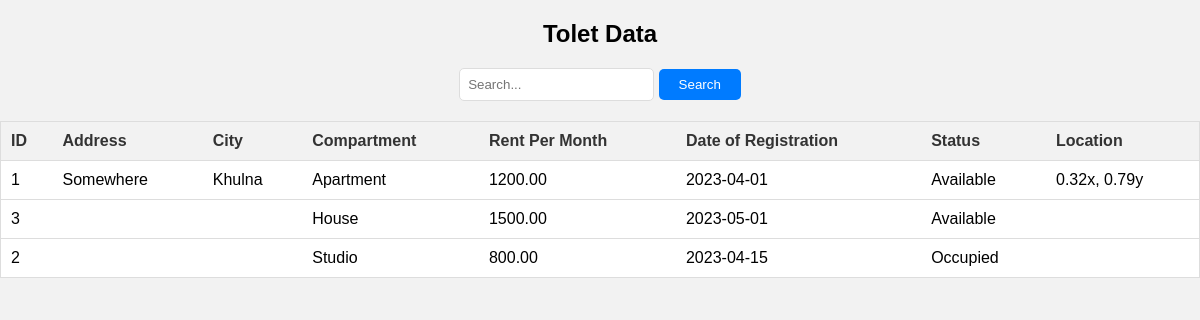
Page /views/tolet_list.php?sort=compartment&order=ASC on the committed database.
### tables this page shows
CREATE TABLE `tolet` (
  `tolet_id` int(11) NOT NULL,
  `location` varchar(255) NOT NULL,
  `address` varchar(255) NOT NULL,
  `city` varchar(255) NOT NULL,
  `compartment` varchar(255) DEFAULT NULL,
  `rent_per_month` decimal(10,2) DEFAULT NULL,
  `status` varchar(50) DEFAULT NULL,
  `date_of_registration` date DEFAULT NULL,
  `water_units` int(11) DEFAULT NULL,
  `status_toiletDoorLock` varchar(50) DEFAULT NULL,
  `status_DoorLock` varchar(50) DEFAULT NULL,
  `status_washinkSink` varchar(50) DEFAULT NULL,
  `status_toiletSink` varchar(50) DEFAULT NULL,
  `status_windows` varchar(50) DEFAULT NULL,
  `status_paint` varchar(50) DEFAULT NULL,
  `status_electricity` varchar(50) DEFAULT NULL,
  `status_number_of_Bulbs` int(11) DEFAULT NULL,
  `status_keyHolder` varchar(50) DEFAULT NULL,
  `created_by` int(11) DEFAULT NULL
);

### views/tolet_list.php (the view, shortened to what this page needs)
<?php
require_once "../config/dbconfig.php";
$sortColumn = isset($_GET['sort']) ? $_GET['sort'] : 'tolet_id';
$sortOrder = isset($_GET['order']) ? $_GET['order'] : 'ASC';
$validColumns = array('tolet_id', 'location', 'address', 'city', 'compartment', 'rent_per_month', 'status', 'date_of_registration');
$sortColumn = in_array($sortColumn, $validColumns) ? $sortColumn : 'tolet_id';
$searchQuery = "";
if(isset($_GET['search'])) {
    $searchQuery = $conn->real_escape_string($_GET['search']);
    $searchParams = array("%$searchQuery%", "%$searchQuery%", "%$searchQuery%");
    $sql = "SELECT tolet_id, location, address, city, compartment, rent_per_month, status, date_of_registration
            FROM tolet
            WHERE location LIKE ? OR address LIKE ? OR city LIKE ?
            ORDER BY $sortColumn $sortOrder";
    $stmt = $conn->prepare($sql);
    $stmt->bind_param("sss", ...$searchParams);
} else {
    $sql = "SELECT tolet_id, location, address, city, compartment, rent_per_month, status, date_of_registration
            FROM tolet
            ORDER BY $sortColumn $sortOrder";
    $stmt = $conn->prepare($sql);
}
$stmt->execute();
$result = $stmt->get_result();
?>
<!DOCTYPE html>
<html lang="en">
<head>
</head>
<body>
<h2>Tolet Data</h2>
<form method="GET" style="text-align: center;">
    <input type="text" name="search" placeholder="Search..." value="<?php echo htmlspecialchars($searchQuery); ?>">
    <button type="submit">Search</button>
</form>
<table>
    <tr>
        <th><a href="?sort=tolet_id&order=<?php echo $sortColumn == 'tolet_id' && $sortOrder == 'ASC' ? 'DESC' : 'ASC'; ?>">ID</a></th>
        <th><a href="?sort=address&order=<?php echo $sortColumn == 'address' && $sortOrder == 'ASC' ? 'DESC' : 'ASC'; ?>">Address</a></th>
        <th><a href="?sort=city&order=<?php echo $sortColumn == 'city' && $sortOrder == 'ASC' ? 'DESC' : 'ASC'; ?>">City</a></th>
        <th><a href="?sort=compartment&order=<?php echo $sortColumn == 'compartment' && $sortOrder == 'ASC' ? 'DESC' : 'ASC'; ?>">Compartment</a></th>
        <th><a href="?sort=rent_per_month&order=<?php echo $sortColumn == 'rent_per_month' && $sortOrder == 'ASC' ? 'DESC' : 'ASC'; ?>">Rent Per Month</a></th>
        <th><a href="?sort=date_of_registration&order=<?php echo $sortColumn == 'date_of_registration' && $sortOrder == 'ASC' ? 'DESC' : 'ASC'; ?>">Date of Registration</a></th>
        <th><a href="?sort=status&order=<?php echo $sortColumn == 'status' && $sortOrder == 'ASC' ? 'DESC' : 'ASC'; ?>">Status</a></th>
        <th><a href="?sort=location&order=<?php echo $sortColumn == 'location' && $sortOrder == 'ASC' ? 'DESC' : 'ASC'; ?>">Location</a></th>
    </tr>
    <?php
    while ($row = $result->fetch_assoc()) {
        echo "<tr class='clickable' onclick='submitForm(\"tolet_details.php\", {$row["tolet_id"]});'>";
        echo "<td>" . $row["tolet_id"] . "</td>";
        echo "<td>" . $row["address"] . "</td>";
        echo "<td>" . $row["city"] . "</td>";
        echo "<td>" . $row["compartment"] . "</td>";
        echo "<td>" . $row["rent_per_month"] . "</td>";
        echo "<td>" . $row["date_of_registration"] . "</td>";
        echo "<td>" . $row["status"] . "</td>";
        echo "<td>" . $row["location"] . "</td>";
        echo "</tr>";
    }
    ?>
</table>
</body>
</html>

### views/tolet_list.php (style rules this page uses)
body { font-family: Arial, sans-serif; margin: 0; padding: 0; background-color: #f2f2f2; }
h2 { text-align: center; margin-top: 20px; margin-bottom: 20px; }
table { width: 100%; border-collapse: collapse; margin: 20px auto; background-color: #fff; border: 1px solid #ddd; }
th, td { padding: 10px; text-align: left; border-bottom: 1px solid #ddd; }
th { background-color: #f2f2f2; cursor: pointer; }
th a { text-decoration: none; color: #333; }
input[type="text"] { padding: 8px; border: 1px solid #ddd; border-radius: 5px; }
button[type="submit"] { padding: 8px 20px; background-color: #007bff; color: #fff; border: none; border-radius: 5px; cursor: pointer; }
tr.clickable { cursor: pointer; }

### rows in the picture
tolet: tolet_id "1", address "Somewhere", city "Khulna", compartment "Apartment", rent_per_month "1200.00", date_of_registration "2023-04-01", status "Available", location "0.32x, 0.79y"
tolet: tolet_id "3", compartment "House", rent_per_month "1500.00", date_of_registration "2023-05-01", status "Available"
tolet: tolet_id "2", compartment "Studio", rent_per_month "800.00", date_of_registration "2023-04-15", status "Occupied"
